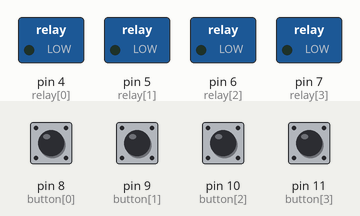
Recording of a sketch running on a simulated Arduino Uno, built with avr-gcc and run on an emulated ATmega328P. Shown: switched loads named in the sketch (green lamp = pin HIGH). The inputs (shaded band) are chosen by the test bench; at power-on: pin 8 (button[0]), pin 9 (button[1]), pin 10 (button[2]), pin 11 (button[3]) LOW.

Above: at 1.6 s.
1.7 s: pin 8 (button[0]) pulled HIGH for 0.15 s
At 2.0 s:
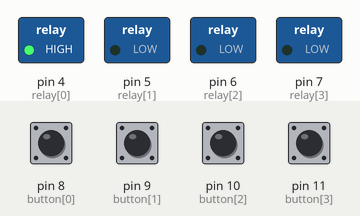
3.6 s: pin 9 (button[1]) pulled HIGH for 0.15 s
At 3.9 s:
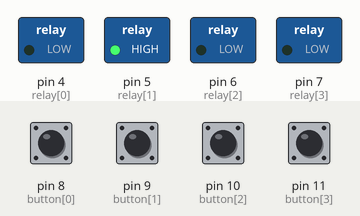
5.5 s: pin 10 (button[2]) pulled HIGH for 0.15 s
At 5.8 s:
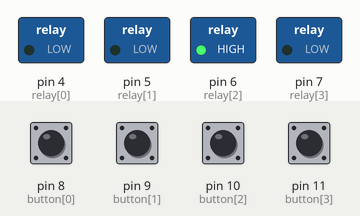
7.4 s: pin 11 (button[3]) pulled HIGH for 0.15 s
At 7.7 s:
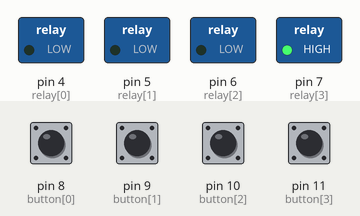
10.8 s: pin 8 (button[0]) driven HIGH and pin 9 (button[1]) driven HIGH
At 11.7 s:
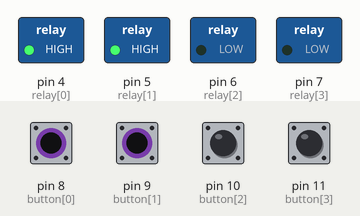
Timing chart, 0 to 13.7 s (numbered marks = the images above; inputs shaded):
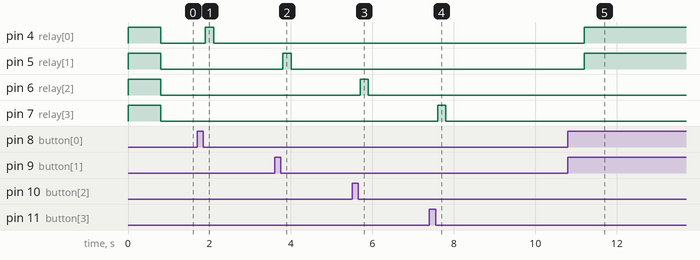

The sketch:

ARDUINO_BLUETOOTH_RELAY.ino
```cpp
int relay[4]={4,5,6,7};  // arduino pin numbers for relay module
int tempBT[4]={1,2,3,4};
boolean tempBtn[4]={HIGH,LOW,HIGH,HIGH};// temporary state of switch buttons
boolean OUT[4]= {HIGH,HIGH,HIGH,HIGH}; // turn on or off leds
boolean IN[4]= {HIGH,HIGH,HIGH,HIGH}; // turn on or off leds
int BT[4]= {1,2,3,4};
boolean Btn[4]= {HIGH,HIGH,HIGH,HIGH}; // state of switch buttons
int button[4]={8,9,10,11}; // arduino pin numbers for switch buttons
int temp; // value came from android
char value_to_send0[4] = {'5','6','7','8'}; // android can not read integers, so declare chars
char value_to_send1[4] = {'1','2','3','4'};
#include <SoftwareSerial.h>
SoftwareSerial BTserial(2, 3); // RX | TX
// Connect the HC-05 TX to Arduino pin 2 RX.
// Connect the HC-05 RX to Arduino pin 3 TX through a voltage divider.


void sendAndroidValues(int index)
 {
  if(BT[index] < 5){
    BTserial.write(value_to_send1[index]);
  }else{
    BTserial.write(value_to_send0[index]);
  }
  delay(200);        //added a delay to eliminate missed transmissions
}


void setup()
{
  Serial.begin(9600);

  // HC-05 default serial speed for communication mode is 9600
  BTserial.begin(9600);

  for(int i = 0; i < 4; i++)
  {
    pinMode(relay[i], OUTPUT); // Configure Arduino's 4,5,6,7 pin to output mode to write data to relay module
    pinMode(button[i],INPUT); // Configure Arduino's 8,9,10,11 pin to input mode to read data from switch btns
    digitalWrite(relay[i], OUT[i]); // by default turn off all the leds in relay module
  }
}

void loop()
{
    // read data from Bluetooth
    if (BTserial.available())
    {
        temp = BTserial.read();
        Serial.write(temp);
        Serial.println("");
        if(temp == 1) tempBT[0] = 1;
        if(temp == 2) tempBT[1] = 2;
        if(temp == 3) tempBT[2] = 3;
        if(temp == 4) tempBT[3] = 4;
        if(temp == 5) tempBT[0] = 5;
        if(temp == 6) tempBT[1] = 6;
        if(temp == 7) tempBT[2] = 7;
        if(temp == 8) tempBT[3] = 8;
        // sending all Bluetooth values to android
        if(temp == 9) {
          Serial.println("get signal that application started");
          for(int i=0; i<4; i++){
            sendAndroidValues(i);
            delay(100);
          }
        }
     }

    // read data from buttons
    for(int i = 0; i < 4; i++)
    {
      tempBtn[i] = digitalRead(button[i]);
    }

    // read data from relay
    for(int i = 0; i < 4; i++)
    {
      IN[i] = bitRead(PORTD,relay[i]);
    }

    // check temp and bt values
    for(int i = 0; i < 4; i++){
     if(tempBT[i] != BT[i]) { // if temporary value read from bluetooth is not equal to previous
        BT[i] = tempBT[i]; // update previous value
        sendAndroidValues(i);
        delay(100);
        if(BT[i] >= 5) {
          OUT[i] = LOW; // turn on led
        }
        else OUT[i] = HIGH; // turn off led
        }
      }

     //check temp and button values if changed change also bluetooth values
     for(int i=0;i<4;i++){
      if(tempBtn[i] != Btn[i]) { // if button position changed
        Btn[i]=tempBtn[i]; // update state of button
        if(IN[i] == 1){ // if relay led is off
          OUT[i] = LOW; // turn on
          tempBT[i]=BT[i]=i+5;
        }else{ // if relay led is on
          OUT[i] = HIGH; // turn off
          tempBT[i]=BT[i]=i+1;
        }
        sendAndroidValues(i);
      }
    }

     // relay control
     for(int i=0;i<4;i++)
     {
       digitalWrite(relay[i],OUT[i]);
     }
}
```

Measured:
- after the input at 1.7 s, pin 4 (relay[0]): LOW → HIGH after 0.20 s, → LOW 0.20 s later
- after the input at 3.6 s, pin 5 (relay[1]): LOW → HIGH after 0.20 s, → LOW 0.20 s later
- after the input at 5.5 s, pin 6 (relay[2]): LOW → HIGH after 0.20 s, → LOW 0.20 s later
- after the input at 7.4 s, pin 7 (relay[3]): LOW → HIGH after 0.20 s, → LOW 0.20 s later
- after the input at 10.8 s, pin 4 (relay[0]), pin 5 (relay[1]): LOW → HIGH after 0.40 s
